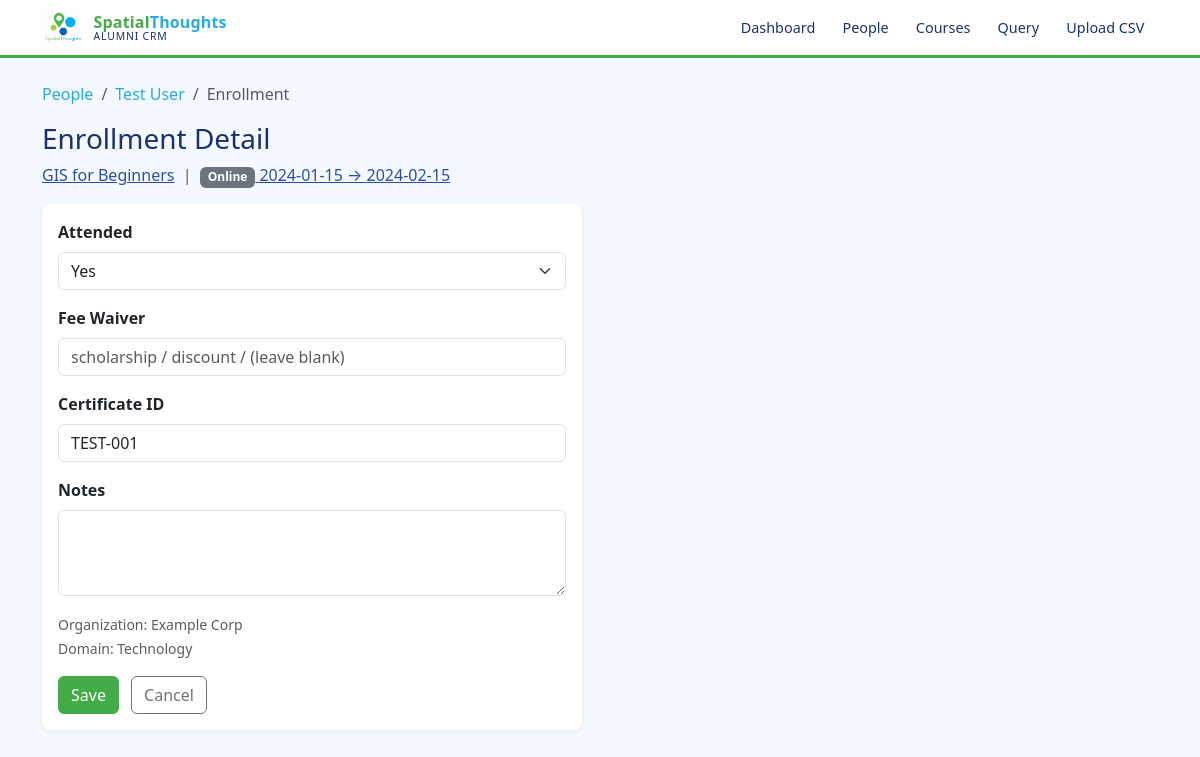
/enrollments/1, run on an earlier commit of the app's database.
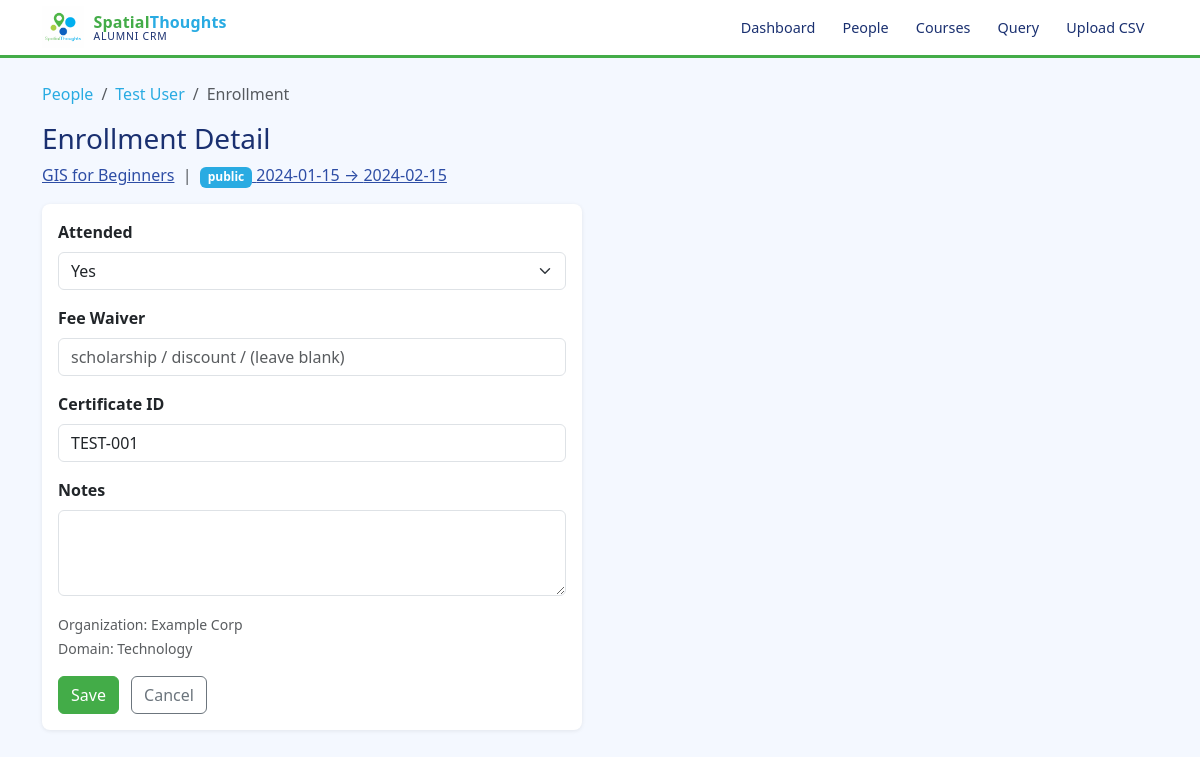
And on a later commit of the database.
### tables this page shows
CREATE TABLE people (
    id INTEGER PRIMARY KEY,
    first_name TEXT,
    last_name TEXT,
    primary_email TEXT UNIQUE,
    primary_phone TEXT,
    city TEXT,
    country TEXT,
    social_media TEXT,
    notes TEXT,
    organization TEXT
);

CREATE TABLE courses (
    id TEXT PRIMARY KEY,
    name TEXT UNIQUE NOT NULL,
    description TEXT
);

CREATE TABLE batches (
    id TEXT PRIMARY KEY,
    course_id TEXT NOT NULL REFERENCES courses(id),
    batch_type TEXT NOT NULL,
    start_date TEXT,
    end_date TEXT,
    notes TEXT
);

CREATE TABLE enrollments (
    id INTEGER PRIMARY KEY,
    person_id INTEGER NOT NULL REFERENCES people(id),
    batch_id TEXT NOT NULL REFERENCES batches(id),
    attended INTEGER NOT NULL DEFAULT 0,
    fee_waiver TEXT,
    organization TEXT,
    phone TEXT,
    domain TEXT,
    notes TEXT,
    UNIQUE(person_id, batch_id)
);

CREATE TABLE certifications (
    id INTEGER PRIMARY KEY,
    person_id INTEGER NOT NULL REFERENCES people(id),
    batch_id TEXT NOT NULL REFERENCES batches(id),
    certificate_id TEXT,
    certificate_url TEXT,
    issue_date TEXT,
    UNIQUE(person_id, batch_id)
);

### app.py (the view, shortened to what this page needs)
@app.route("/enrollments/<int:eid>", methods=["GET", "POST"])
def enrollment(eid):
    database = _db.get_db()
    row = database.execute(
        """
        SELECT e.id, e.attended, e.fee_waiver, e.organization, e.phone, e.domain, e.notes,
               p.first_name, p.last_name, p.id as person_id,
               b.start_date, b.end_date, b.batch_type, b.id as batch_id,
               c.name as course_name, c.id as course_id,
               cert.certificate_id, cert.id as cert_id
        FROM enrollments e
        JOIN people p ON p.id = e.person_id
        JOIN batches b ON b.id = e.batch_id
        JOIN courses c ON c.id = b.course_id
        LEFT JOIN certifications cert
            ON cert.person_id = e.person_id AND cert.batch_id = e.batch_id
        WHERE e.id = ?
        """,
        (eid,),
    ).fetchone()
    if not row:
        return "Enrollment not found", 404
    return render_template("enrollment.html", enrollment=row)

### db.py (called while the page is built)
def get_db():
    if "db" not in g:
        g.db = sqlite3.connect(
            current_app.config["DATABASE"],
            detect_types=sqlite3.PARSE_DECLTYPES,
        )
        g.db.row_factory = sqlite3.Row
        g.db.execute("PRAGMA foreign_keys = ON")
    return g.db

### templates/enrollment.html (shortened to what this page needs)
{% extends "base.html" %}
{% block content %}
<nav aria-label="breadcrumb">
  <ol class="breadcrumb">
    <li class="breadcrumb-item"><a href="{{ url_for('people') }}">People</a></li>
    <li class="breadcrumb-item"><a href="{{ url_for('person', pid=enrollment.person_id) }}">{{ enrollment.first_name }} {{ enrollment.last_name }}</a></li>
    <li class="breadcrumb-item active">Enrollment</li>
  </ol>
</nav>
<h3>Enrollment Detail</h3>
<p class="text-muted">
  <a href="{{ url_for('course', cid=enrollment.course_id) }}">{{ enrollment.course_name }}</a>
  &nbsp;|&nbsp;
  <a href="{{ url_for('batch', bid=enrollment.batch_id) }}">
    <span class="badge bg-{{ 'info' if enrollment.batch_type == 'public' else 'secondary' }}">{{ enrollment.batch_type }}</span>
    {{ enrollment.start_date or '?' }} → {{ enrollment.end_date or '?' }}
  </a>
</p>
<div class="card" style="max-width:540px;">
  <div class="card-body">
    <form method="post">
      <div class="mb-3">
        <label class="form-label fw-semibold">Attended</label>
        <select name="attended" class="form-select">
          <option value="1" {% if enrollment.attended %}selected{% endif %}>Yes</option>
        </select>
      </div>
      <div class="mb-3">
        <label class="form-label fw-semibold">Fee Waiver</label>
        <input type="text" name="fee_waiver" class="form-control" value="{{ enrollment.fee_waiver or '' }}"
               placeholder="scholarship / discount / (leave blank)">
      </div>
      <div class="mb-3">
        <label class="form-label fw-semibold">Certificate ID</label>
        <input type="text" name="certificate_id" class="form-control" value="{{ enrollment.certificate_id or '' }}"
               placeholder="e.g. QGIS-1234">
      </div>
      <div class="mb-3">
        <label class="form-label fw-semibold">Notes</label>
        <textarea name="notes" class="form-control" rows="3">{{ enrollment.notes or '' }}</textarea>
      </div>
      <div class="mb-3">
        <small class="text-muted">Organization: {{ enrollment.organization or '—' }}</small><br>
        <small class="text-muted">Domain: {{ enrollment.domain or '—' }}</small>
      </div>
      <button type="submit" class="btn btn-primary">Save</button>
      <a href="{{ url_for('person', pid=enrollment.person_id) }}" class="btn btn-outline-secondary ms-2">Cancel</a>
    </form>
  </div>
</div>
{% endblock %}

### templates/base.html (shortened to what this page needs)
<!doctype html>
<html lang="en">
<head>
  <link href="https://cdn.jsdelivr.net/npm/bootstrap@5.3.0/dist/css/bootstrap.min.css" rel="stylesheet">
  <link rel="stylesheet" href="{{ url_for('static', filename='style.css') }}">
</head>
<body>
<nav class="navbar navbar-expand-lg mb-4">
  <div class="container-xl">
    <a class="navbar-brand" href="{{ url_for('index') }}">
      <img src="{{ url_for('static', filename='logo.png') }}" class="navbar-logo" alt="Spatial Thoughts logo">
      <span>
        <span class="brand-spatial">Spatial</span><span class="brand-thoughts">Thoughts</span>
        <span class="brand-sub">Alumni CRM</span>
      </span>
    </a>
    <div class="collapse navbar-collapse" id="navmenu">
      <ul class="navbar-nav ms-auto">
        <li class="nav-item"><a class="nav-link" href="{{ url_for('index') }}">Dashboard</a></li>
        <li class="nav-item"><a class="nav-link" href="{{ url_for('people') }}">People</a></li>
        <li class="nav-item"><a class="nav-link" href="{{ url_for('courses') }}">Courses</a></li>
        <li class="nav-item"><a class="nav-link" href="{{ url_for('query') }}">Query</a></li>
        <li class="nav-item"><a class="nav-link" href="{{ url_for('upload') }}">Upload CSV</a></li>
      </ul>
    </div>
  </div>
</nav>
<div class="container-xl">
  {% block content %}{% endblock %}
</div>
</body>
</html>

### static/style.css (style rules this page uses)
:root { --st-green: #43AC48; --st-lime: #95C11F; --st-sky: #29ABE2; --st-navy: #2D4DA5; --st-dark: #1a3070; --st-light: #f4f8ff; }
body { background-color: var(--st-light); color: #222; }
a { color: var(--st-navy); }
.navbar { background-color: #fff !important; border-bottom: 3px solid var(--st-green); padding-top: 0.4rem; padding-bottom: 0.4rem; }
.navbar-logo { height: 42px; width: auto; margin-right: 0.6rem; }
.navbar-brand { display: flex; align-items: center; font-size: 1rem; letter-spacing: 0.01em; line-height: 1.15; padding: 0; }
.brand-spatial { color: var(--st-green); font-weight: 700; }
.brand-thoughts { color: var(--st-sky); font-weight: 700; }
.brand-sub { display: block; font-size: 0.65rem; font-weight: 500; color: var(--st-dark); letter-spacing: 0.08em; text-transform: uppercase; line-height: 1; }
.navbar .nav-link { color: var(--st-dark) !important; font-weight: 500; font-size: 0.9rem; padding: 0.4rem 0.85rem !important; border-radius: 4px; transition: background 0.15s, color 0.15s; }
.btn-primary { background-color: var(--st-green); border-color: var(--st-green); color: #fff; }
.badge.bg-info { background-color: var(--st-sky) !important; }
.card { border: none; box-shadow: 0 1px 4px rgba(0,0,0,.08); border-radius: 8px; }
.breadcrumb-item a { color: var(--st-sky); text-decoration: none; }
h2, h3, h5 { color: var(--st-dark); }

What changed in the data, as far as the page shows it:
removed batches: batch_type "Online", start_date "2024-01-15", end_date "2024-02-15"
added batches: batch_type "public", start_date "2024-01-15", end_date "2024-02-15"
